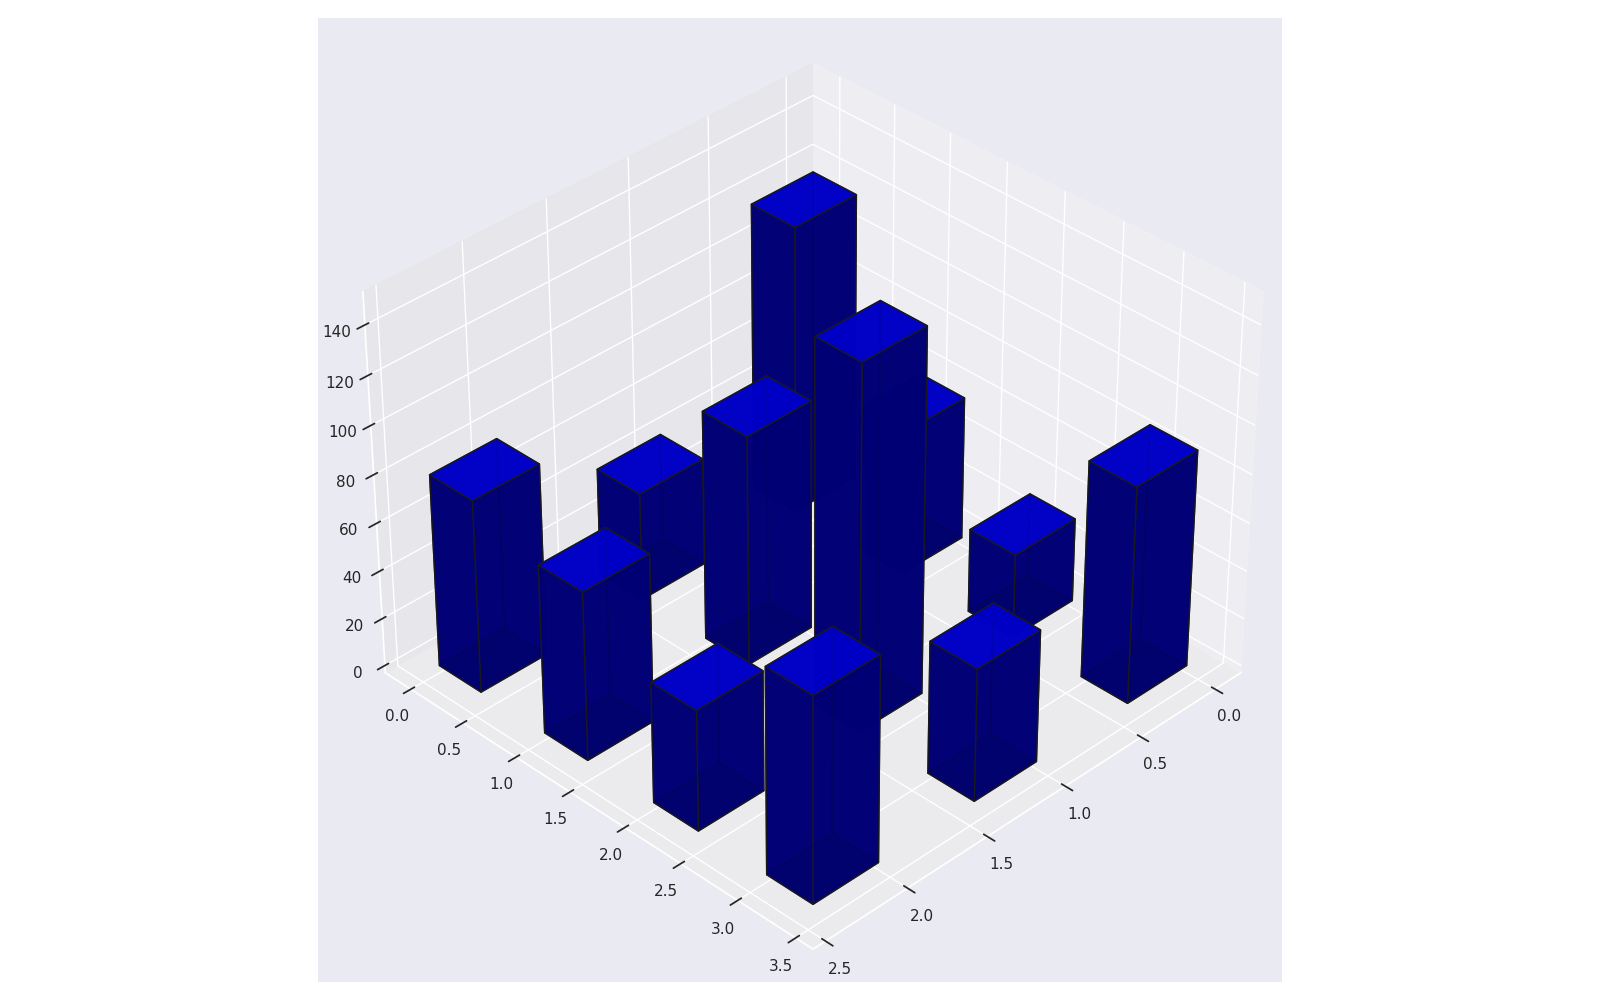

Recreate this plot in Python.
import numpy as np
import matplotlib.pyplot as plt
from mpl_toolkits.mplot3d import Axes3D

# Alter the data within the same structure
encounters_data = np.array([
    [120, 45, 80],  # Swapped the second and third values
    [60, 95, 70],   # Swapped the first and second values
    [35, 150, 50],  # Swapped the first and third values
    [90, 55, 85]    # Swapped the first and second values
])

fig = plt.figure(figsize=(16, 10))
ax = fig.add_subplot(111, projection='3d')

num_parks = encounters_data.shape[0]
num_wildlife_types = encounters_data.shape[1]
single_color = 'blue'

for i in range(num_parks):
    x_positions = np.arange(num_wildlife_types)
    y_positions = [i] * num_wildlife_types
    z_positions = np.zeros(num_wildlife_types)
    
    ax.bar3d(
        x_positions, y_positions, z_positions, 
        dx=0.4, dy=0.4, dz=encounters_data[i], 
        color=single_color, alpha=0.9, edgecolor='k'
    )

ax.view_init(elev=35, azim=45)
plt.tight_layout()
plt.show()
